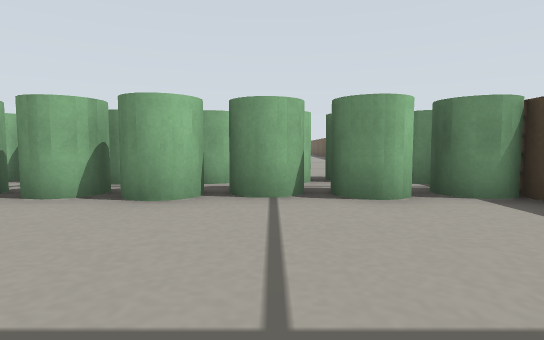
View 1 (above)

17 first-person views from a walk through a robot-simulator world made for Gazebo. The camera is 0.15 m above the floor, tilts 4° down and sees 80° across. The floor is counted in squares, 0.25 m on a side. Each view is taken from the middle of a square. On the plan, view 1 faces up. The plan holds only what a view shows up to about 9 squares ahead; the rest is blank. The place goes on beyond the plan.

View 2
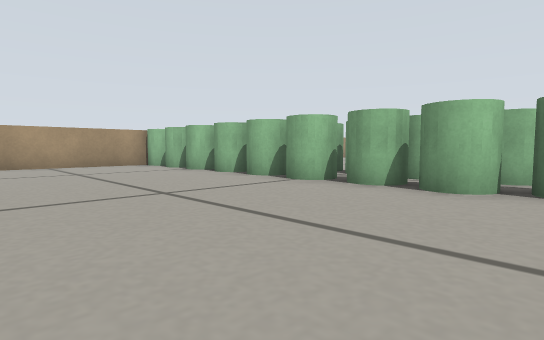

View 3
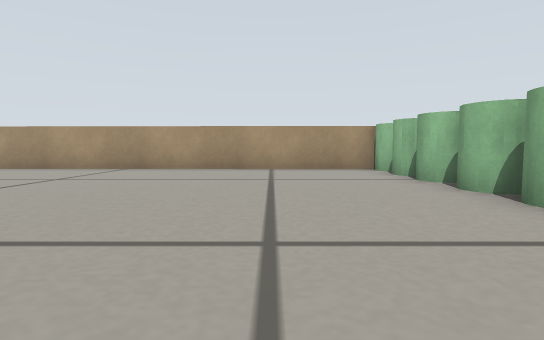

View 4
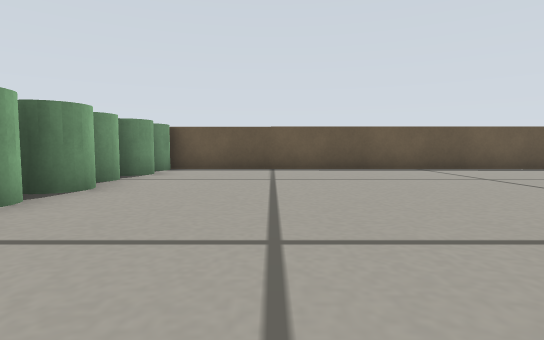

View 5
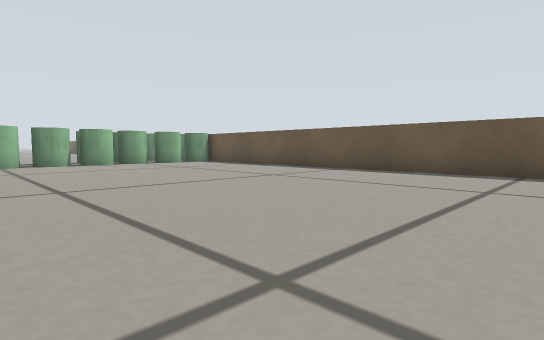

View 6
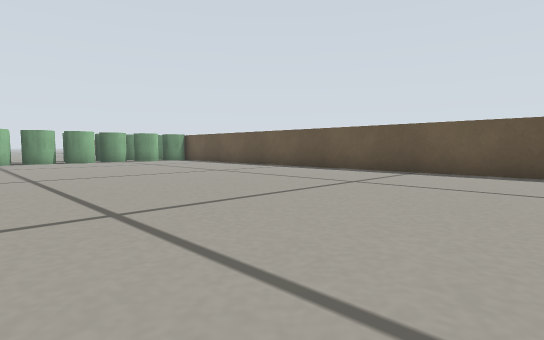

View 7
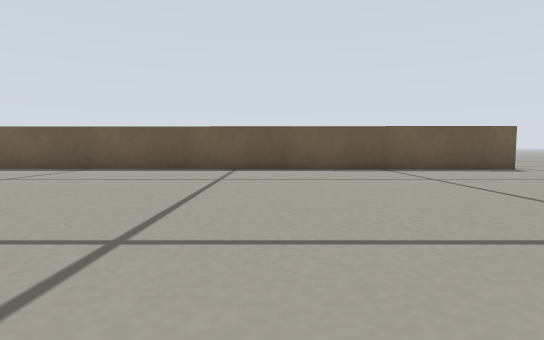

View 8
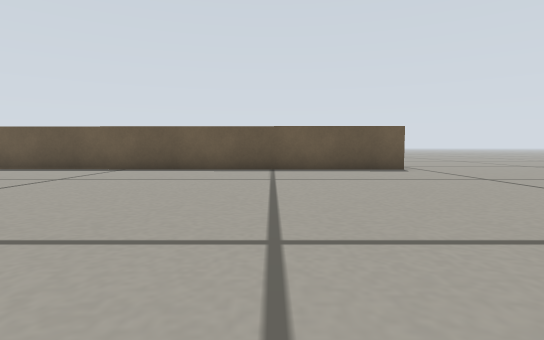

View 9
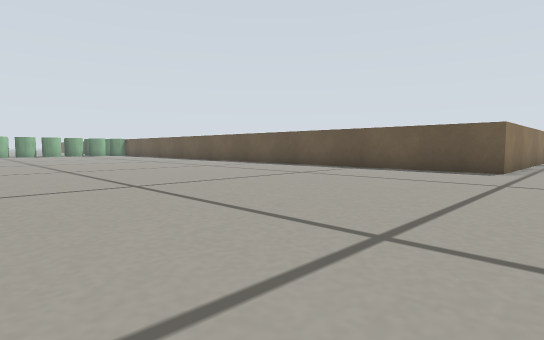

View 10
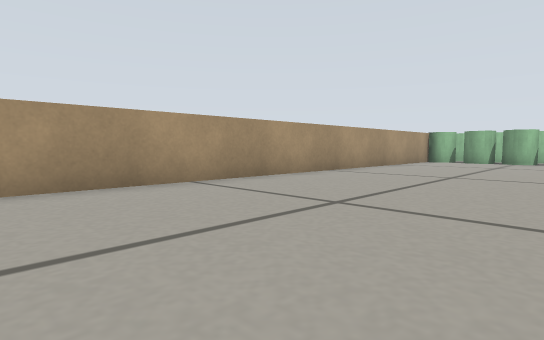

View 11
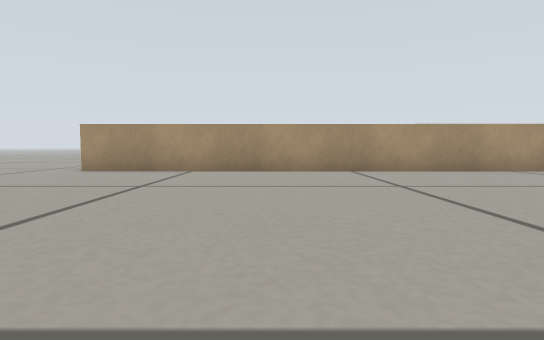

View 12
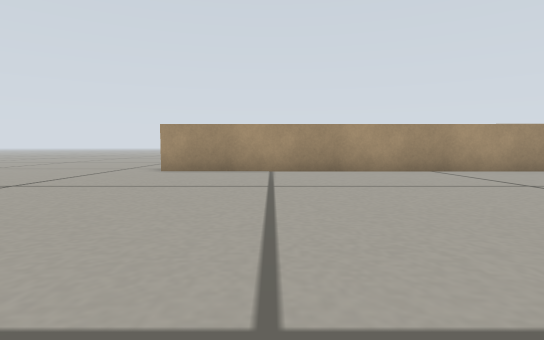

View 13
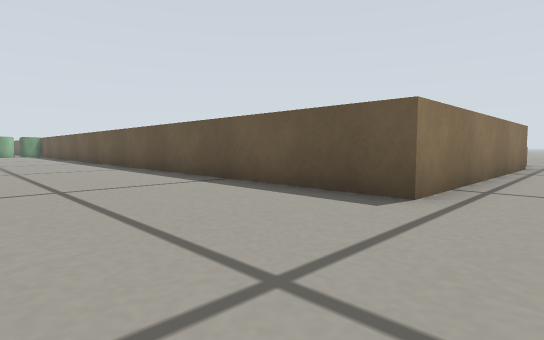

View 14
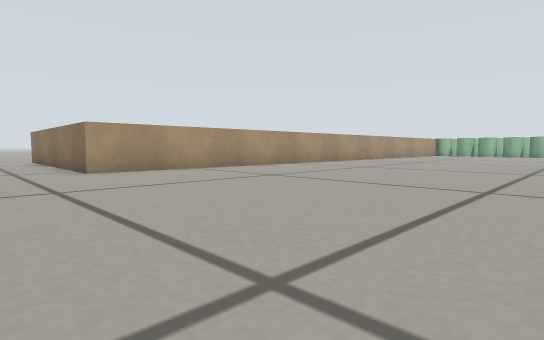

View 15
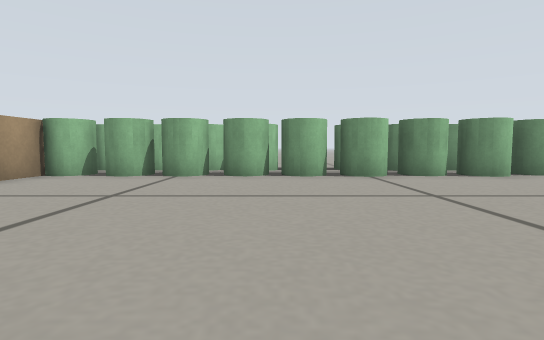

View 16
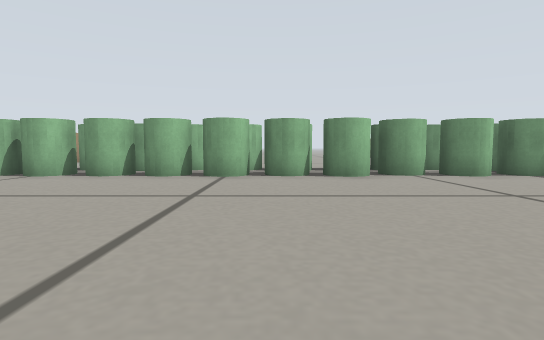

View 17
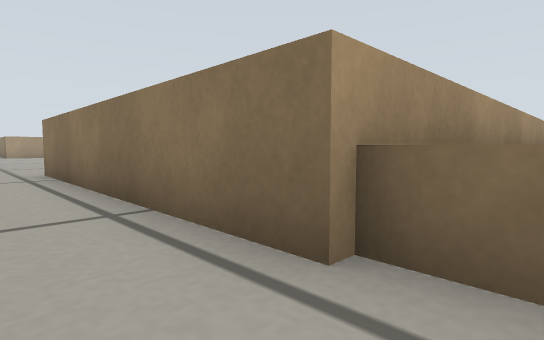

### Floor plan
Points are (right, up) in squares from view 1. A wall is a line through its corners. A room is listed if a view was taken in it or the views show most of it. See-through windows are left out.
Room 1 (views 1, 2, 3, 4, 5, 6, 7, 8, 9, 10, 11, 12, 13, 14, 15, 16)
walls: (-10.9, 3.9) (-11.1, -17.8); (10.1, -18.7) (2.7, -18.6) (3, 3.5)
low walls: (10.9, -18.4) (10, -18.4)
ways out: opening at (10, -20) to room 2; opening at (-11, -19.5)
objects: green cylinder (-10, 4) to (-10, 5); green cylinder (-10, 6); green cylinder (-9, 4) to (-9, 5); green cylinder (-9, 6); green cylinder (-8, 4) to (-7, 5); green cylinder (-8, 6) to (-7, 6); green cylinder (-7, 5) to (-6, 5); green cylinder (-6, 4) to (-5, 5); green cylinder (-6, 6) to (-5, 6); green cylinder (-4, 4) to (-4, 5); green cylinder (-4, 6) to (-3, 6); green cylinder (-3, 4) to (-2, 5); green cylinder (-2, 4); green cylinder (-2, 6); green cylinder (-1, 4) to (0, 5); green cylinder (-1, 5) to (-1, 6); green cylinder (0, 6); green cylinder (1, 4) to (1, 5); green cylinder (1, 6) to (2, 6); green cylinder (2, 4) to (3, 5); green cylinder (3, 6)
Room 2 (view 17)
walls: (10.2, -10.8) (10.1, -18.7)
ways out: opening at (10, -20) to room 1

Where each view was taken, in squares from view 1:
view 1: 0 up, 0 right, facing up
view 2: 1 down, 0 right, facing up-left
view 3: 1 up, 2 left, facing left
view 4: 1 up, 6 left, facing right
view 5: 8 down, 5 left, facing up-right
view 6: 10 down, 5 left, facing up-right
view 7: 12 down, 6 left, facing right
view 8: 15 down, 6 left, facing right
view 9: 20 down, 6 left, facing up-right
view 10: 10 down, 6 left, facing up-left
view 11: 13 down, 3 left, facing left
view 12: 15 down, 3 left, facing left
view 13: 20 down, 1 left, facing up-right
view 14: 20 down, 3 left, facing up-left
view 15: 3 down, 6 left, facing up
view 16: 3 down, 3 left, facing up
view 17: 20 down, 11 right, facing up-left
